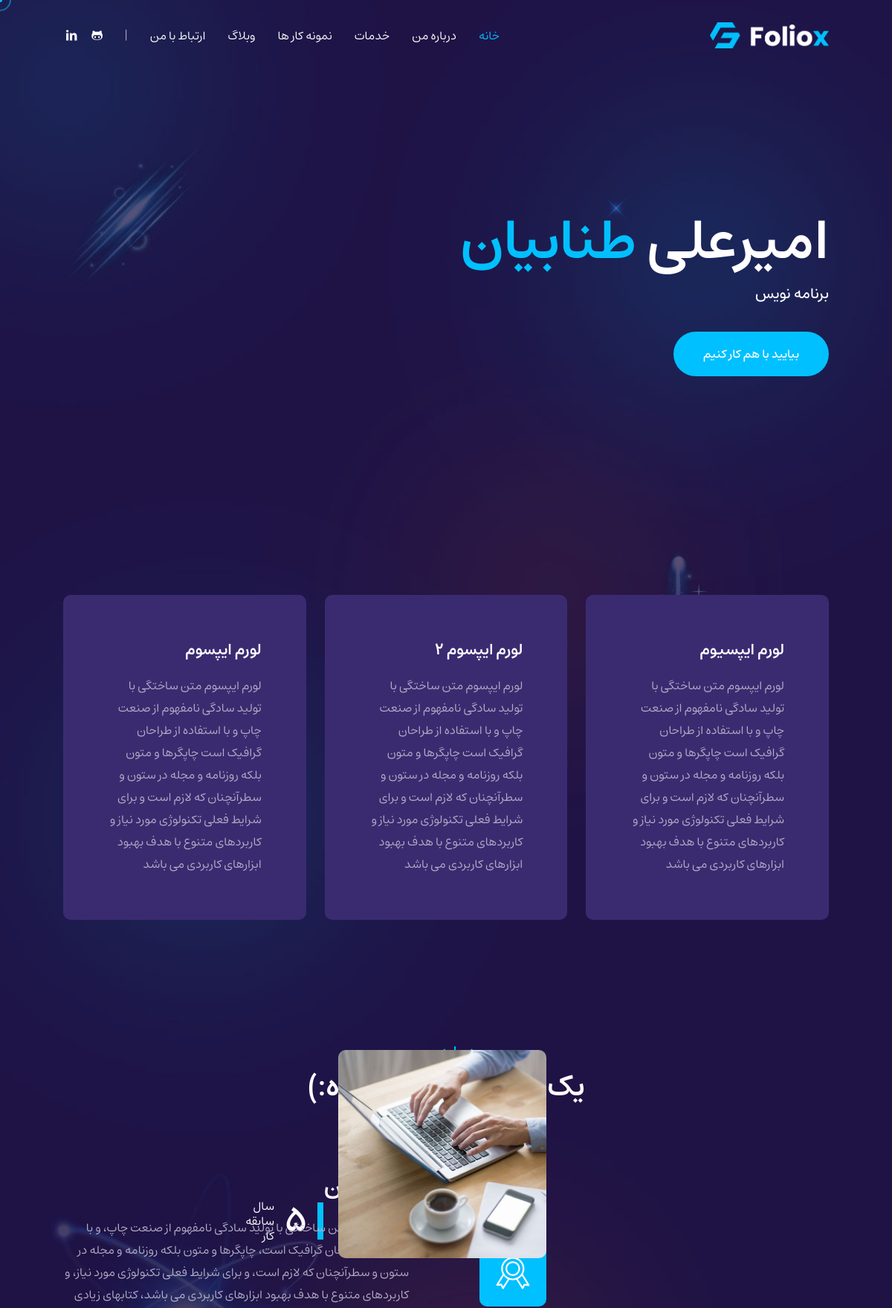
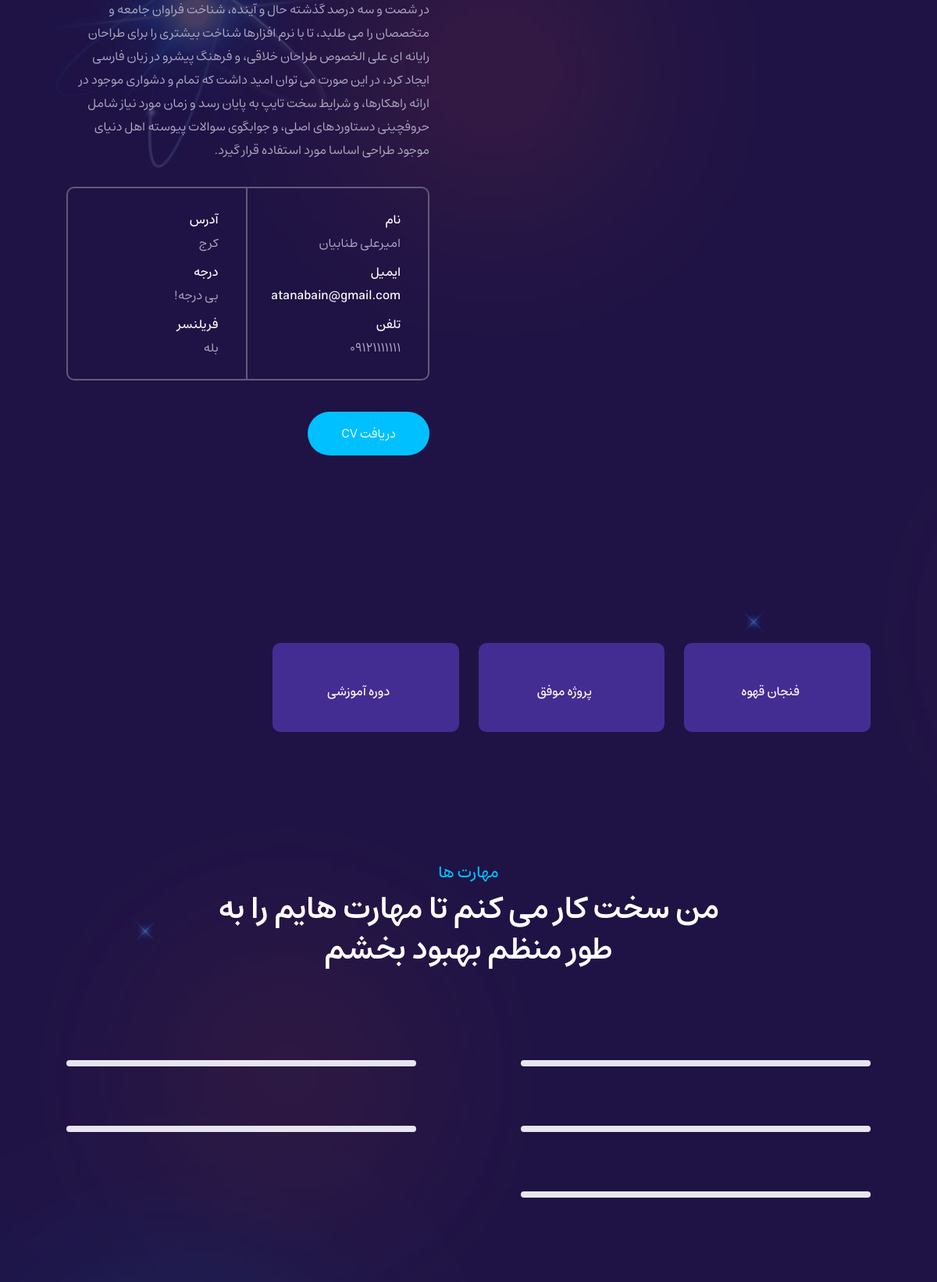
The page / (upper part) on the database its author committed (2 pictures, top to bottom).
### home_module/models.py (models this page shows, shortened)
class InfoModel(models.Model):
    name = models.CharField(max_length=50, verbose_name="نام")
    last_name = models.CharField(max_length=50, verbose_name="نام خانوادگی")
    short_discription = models.CharField(max_length=50, verbose_name="توضیح کوتاه")
    short_about = models.CharField(max_length=255, verbose_name="درباره شما(کوتاه)")
    about = models.TextField(verbose_name="درباره شما")
    phone_number = models.CharField(verbose_name="تلفن همراه", max_length=15)
    email = models.EmailField(verbose_name="ایمیل")
    small_address = models.CharField(verbose_name="شهر", max_length=100)
    is_freelancer = models.BooleanField(verbose_name="آیا فریلنسر هستید؟", default=True)
    work_experience = models.IntegerField(verbose_name="سابقه کار", validators=[
        MinValueValidator(0, "حداقل سابقه کار ۰ میباشد")
    ])
    degree = models.CharField(max_length=100, verbose_name="درجه")
    avatar = models.ImageField(upload_to="avatar/", verbose_name="تصویر پروفایل", null=True, blank=True)
    instagram_address = models.URLField(verbose_name="آدرس اینستاگرام (‌اختیاری)", null=True, blank=True)
    telegram_address = models.URLField(verbose_name="آدرس تلگرام (‌اختیاری)", null=True, blank=True)
    github_address = models.URLField(verbose_name="آدرس گیت ها (‌اختیاری)", null=True, blank=True)
    linkedin_address = models.URLField(verbose_name="آدرس لینکدین (‌اختیاری)", null=True, blank=True)
    is_active = models.BooleanField(verbose_name="فعال / غیرفعال", default=True)
    def full_name(self):
        return f'{self.name} {self.last_name}'
    class Meta:
        verbose_name = "تنظیم"
        verbose_name_plural = "تنظیمات"

class AttributeModel(models.Model):
    title = models.CharField(verbose_name="نام ویژگی", max_length=255)
    short_discription = models.CharField(verbose_name="توضیحی کوتاه", max_length=255)
    class Meta:
        verbose_name = "ویژگی"
        verbose_name_plural = "ویژگی ها"

class StatsModel(models.Model):
    title = models.CharField(max_length=250, verbose_name="عنوان")
    stats = models.IntegerField(verbose_name="عدد", validators=[
        MinValueValidator(0, 'نمیتوانید مقدار کمتر از صفر وارد کنید')
    ])
    class Meta:
        verbose_name = "آمار"
        verbose_name_plural = "آمار"

class SkillModel(models.Model):
    skill_name = models.CharField(max_length=100, verbose_name="نام مهارت")
    proficiency_level = models.IntegerField(verbose_name="درصد تسلط", validators=[
        MinValueValidator(0, "کمترین مقدار تسلط صفر است."),
        MaxValueValidator(100, "بیشترین مقدار تسلط ۱۰۰ است")
    ])
    class Meta:
        verbose_name = "مهارت"
        verbose_name_plural = "مهارت ها"

### home_module/views.py (the view, shortened to what this page needs)
# urls.py: path("", HomeView.as_view(), name="home_url"),
class HomeView(View):
    def dispatch(self, request, *args, **kwargs):
        info = InfoModel.objects.filter(is_active=True).last()
        skills = SkillModel.objects.all()
        comments = CommentModels.objects.all()
        educations = EducationModel.objects.all()
        experiences = WorkExperience.objects.all()
        try:
            stats = StatsModel.objects.all()[4]
        except IndexError:
            stats = StatsModel.objects.all()
        try:
            attributes = AttributeModel.objects.all()[3]
        except IndexError:
            attributes = AttributeModel.objects.all()
        portfolio_cats = PortfolioCategoryModel.objects.all()
        portfolios = PortfolioModel.objects.all()
        contact_form = ContactUsModelForm()
        try:
            blog_posts = ArticleModel.objects.filter(is_active=True).order_by("-id")[:3]
        except IndexError:  # dont have more then 3 post
            blog_posts = ArticleModel.objects.filter(is_active=True)
        services = ServicesModel.objects.all()
        cv = CVModel.objects.filter(is_active=True).last()
        skills_logo = SkillLogoModel.objects.all()
        self.context = {
            "info": info,
            "skills": skills,
            "comments": comments,
            "stats": stats,
            "educations": educations,
            "experiences": experiences,
            "attributes": attributes,
            "portfolio_cats": portfolio_cats,
            "portfolios": portfolios,
            "form": contact_form,
            "posts": blog_posts,
            "services":services,
            "cv":cv,
            "skills_logo":skills_logo,
        }
        return super().dispatch(request, *args, **kwargs)
    def get(self, request: HttpRequest):
        return render(request, "index.html", self.context)

### templates/index.html (shortened to what this page needs)
{% load static %}
{% load jformat %}
<!DOCTYPE html>
<html lang="en">
<head>
	<link rel="stylesheet" type="text/css" href="{% static 'css/plugins.css' %}"/>
	<link rel="stylesheet" type="text/css" href="{% static 'css/style.css' %}"/>
</head>
<body>
<div class="foliox_tm_all_wrap" data-magic-cursor="show">
	<div class="foliox_tm_header">
		<div class="container">
			<div class="inner">
				<div class="logo">
					<a class="anchor" href="#home"><img src="{% static 'images/logo/logo.png' %}" alt=""/></a>
				</div>
				<div class="details">
					<div class="menu">
						<ul class="anchor_nav">
							<li class="current"><a href="#home">خانه</a></li>
							<li><a href="#about">درباره من</a></li>
							<li><a href="#service">خدمات</a></li>
							<li><a href="#portfolio">نمونه کار ها</a></li>
							<li><a href="#blog">وبلاگ</a></li>
							<li><a href="#contact">ارتباط با من</a></li>
						</ul>
					</div>
					<div class="social">
						<ul>
							{% if info.github_address %}
								<li><a href="{{ info.github_address }}"><i class="icon-github-1"></i></a></li>
							{% endif %}
							{% if info.linkedin_address %}
								<li><a href="{{ info.linkedin_address }}"><i class="icon-linkedin-1"></i></a></li>
							{% endif %}
						</ul>
					</div>
				</div>
			</div>
		</div>
	</div>
	<div class="foliox_tm_section" id="home">
		<div class="foliox_tm_hero">
			<div class="container">
				<div class="content">
					<div class="left">
						<h3 class="name">{{ info.name }} <span>{{ info.last_name }}</span></h3>
						<p class="job">{{ info.short_discription }}</p>
						<div class="foliox_tm_button">
							<a class="anchor tm1" href="#contact"><span>بیایید با هم کار کنیم</span></a>
						</div>
					</div>
					<div class="right">
					</div>
				</div>
			</div>
		</div>
	</div>
	<div class="foliox_tm_section">
		<div class="foliox_tm_features">
			<div class="container">
				<div class="list">
					<ul>
						{% for attr in attributes %}
							<li class="wow fadeInUp" data-wow-duration="1s">
								<div class="list_inner tilt-effect">
									<h3 class="title">{{ attr.title }}</h3>
									<p class="text">
										{{ attr.short_discription }}
									</p>
								</div>
							</li>
						{% endfor %}
					</ul>
				</div>
			</div>
		</div>
	</div>
	<div class="foliox_tm_section" id="about">
		<div class="foliox_tm_about">
			<div class="container">
				<div class="foliox_tm_main_title">
					<span>درباره من</span>
					<h3>{{ info.short_about }}</h3>
				</div>
				<div class="wrapper">
					<div class="left">
						<div class="big_image">
							<div class="small_image">
								<div class="in">
									<div class="main tilt-effect" data-img-url="img/about/2.jpg"></div>
								</div>
							</div>
							<span class="badge"><img class="svg" src="{% static 'images/svg/ribbon.svg' %}"
							                         alt=""/></span>
							<div class="experience">
								<div class="inner">
									<h3>{{ info.work_experience }}</h3>
									<span>سال<br/>سابقه کار</span>
								</div>
							</div>
						</div>
					</div>
					<div class="right">
						<h3 class="title">درباره من</h3>
						<p class="text">
							{{ info.about }}
						</p>
						<div class="list">
							<ul>
								<li>
									<ul class="item">
										<li>
											<span>نام</span>
											<p>{{ info.full_name }}</p>
										</li>
										<li>
											<span>ایمیل</span>
											<p><a href="#"><span class="__cf_email__"
											                     data-cfemail="721a171e1e1d32141d1e1b1d0a5c111d1f">{{ info.email }}</span></a>
											</p>
										</li>
										<li>
											<span>تلفن</span>
											<p class="tm2">{{ info.phone_number }}</p>
										</li>
									</ul>
								</li>
								<li>
									<ul class="item">
										<li>
											<span>آدرس</span>
											<p>{{ info.small_address }}</p>
										</li>
										<li>
											<span>درجه</span>
											<p>{{ info.degree }}</p>
										</li>
										<li>
											<span>فریلنسر</span>
											{% if info.is_freelancer %}
												<p>بله</p>
											{% else %}
												<p>خیر</p>
											{% endif %}
										</li>
									</ul>
								</li>
							</ul>
						</div>
						{% if cv %}
							<div class="foliox_tm_button">
								<a href={{ cv.cv_file.url }} download><span>دریافت CV</span></a>
							</div>
						{% endif %}
					</div>
				</div>
			</div>
		</div>
	</div>
	<div class="foliox_tm_section">
		<div class="foliox_tm_counter">
			<div class="container">
				<div class="counter_list">
					<ul>
						{% for stat in stats %}
							<li>
								<div class="list_inner tilt-effect">
									<span class="title">{{ stat.title }}</span>
								</div>
							</li>
						{% endfor %}
					</ul>
				</div>
			</div>
		</div>
	</div>
	<div class="foliox_tm_section">
		<div class="foliox_tm_skills">
			<div class="container">
				<div class="foliox_tm_main_title">
					<span>مهارت ها</span>
					<h3>من سخت کار می کنم تا مهارت هایم را به طور منظم بهبود بخشم</h3>
				</div>
				<div class="list">
					<div class="left">
						<div class="dodo_progress wow fadeInUp" data-wow-duration="1s">
							{% for skill in skills %}
								{% if not forloop.counter|divisibleby:2 %}
									<div class="progress_inner" data-value="{{ skill.proficiency_level }}">
										<span><span class="label">{{ skill.skill_name }}</span></span>
										<div class="background">
										</div>
									</div>
								{% endif %}
							{% endfor %}
						</div>
					</div>
					<div class="right">
						<div class="dodo_progress wow fadeInUp" data-wow-duration="1s">
							{% for skill in skills %}
								{% if forloop.counter|divisibleby:2 %}
									<div class="progress_inner" data-value="{{ skill.proficiency_level }}">
										<span><span class="label">{{ skill.skill_name }}</span></span>
										<div class="background">
										</div>
									</div>
								{% endif %}
							{% endfor %}
						</div>
					</div>
				</div>
			</div>
		</div>
	</div>
	<div class="mouse-cursor cursor-outer"></div>
</div>
</body>
</html>

### rows shown on the page
InfoModel: name "امیرعلی", last_name "طنابیان", short_discription "برنامه نویس", short_about "یک…", work_experience "5", about "لورم ایپسوم متن ساختگی با تولید سادگی نامفهوم از صنعت چاپ، و با استفاده از طراحان گرافیک است، چاپگرها و متون بلکه روزنامه و مجله در ستون و سطرآنچنان که لازم است، و برای شرایط فعلی تکنولوژی مورد نیاز، و کاربردهای متنوع با هدف بهبود ابزارهای کاربردی می باشد، کتابهای زیادی در شصت و سه درصد گذشته حال و آینده، شناخت فراوان جامعه و متخصصان را می طلبد، تا با نرم افزارها شناخت بیشتری را برای طراحان رایانه ای علی الخصوص طراحان خلاقی، و فرهنگ پیشرو در زبان فارسی ایجاد کرد، در این صورت می توان امید داشت که تمام و دشواری موجود در ارائه راهکارها، و شرایط سخت تایپ به پایان رسد و زمان مورد نیاز شامل حروفچینی دستاوردهای اصلی، و جوابگوی سوالات پیوسته اهل دنیای موجود طراحی اساسا مورد استفاده قرار گیرد.", full_name "امیرعلی طنابیان", email "atanabain@gmail.com", phone_number "09121111111", small_address "کرج", degree "بی درجه!"
AttributeModel: title "لورم ایپسیوم", short_discription "لورم ایپسوم متن ساختگی با تولید سادگی نامفهوم از صنعت چاپ و با استفاده از طراحان گرافیک است چاپگرها و متون بلکه روزنامه و مجله در ستون و سطرآنچنان که لازم است و برای شرایط فعلی تکنولوژی مورد نیاز و کاربردهای متنوع با هدف بهبود ابزارهای کاربردی می باشد"
AttributeModel: title "لورم ایپسوم 2", short_discription "لورم ایپسوم متن ساختگی با تولید سادگی نامفهوم از صنعت چاپ و با استفاده از طراحان گرافیک است چاپگرها و متون بلکه روزنامه و مجله در ستون و سطرآنچنان که لازم است و برای شرایط فعلی تکنولوژی مورد نیاز و کاربردهای متنوع با هدف بهبود ابزارهای کاربردی می باشد"
AttributeModel: title "لورم ایپسوم", short_discription "لورم ایپسوم متن ساختگی با تولید سادگی نامفهوم از صنعت چاپ و با استفاده از طراحان گرافیک است چاپگرها و متون بلکه روزنامه و مجله در ستون و سطرآنچنان که لازم است و برای شرایط فعلی تکنولوژی مورد نیاز و کاربردهای متنوع با هدف بهبود ابزارهای کاربردی می باشد"
StatsModel: title "فنجان قهوه"
StatsModel: title "پروژه موفق"
StatsModel: title "دوره آموزشی"
SkillModel: {{ skill.proficiency_level }} 80 (drawn)
SkillModel: {{ skill.proficiency_level }} 75 (drawn)
SkillModel: {{ skill.proficiency_level }} 25 (drawn)
SkillModel: {{ skill.proficiency_level }} 90 (drawn)
SkillModel: {{ skill.proficiency_level }} 95 (drawn)
